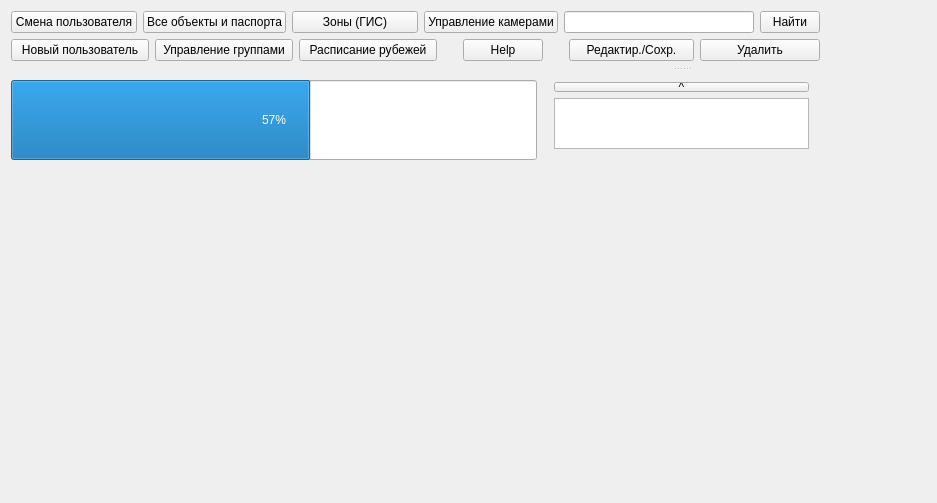
<?xml version="1.0" encoding="UTF-8"?>
<ui version="4.0">
 <class>Mainwindow2</class>
 <widget class="QWidget" name="Mainwindow2">
  <property name="geometry">
   <rect>
    <x>0</x>
    <y>0</y>
    <width>937</width>
    <height>503</height>
   </rect>
  </property>
  <property name="windowTitle">
   <string>sEye 1.0</string>
  </property>
  <widget class="QWidget" name="centralWidget">
   <property name="geometry">
    <rect>
     <x>0</x>
     <y>0</y>
     <width>831</width>
     <height>171</height>
    </rect>
   </property>
   <layout class="QGridLayout" name="gridLayout">
    <item row="0" column="0" colspan="2">
     <layout class="QVBoxLayout" name="verticalLayout_4">
      <item>
       <layout class="QHBoxLayout" name="horizontalLayout">
        <item>
         <widget class="QPushButton" name="pushButton_3">
          <property name="text">
           <string>Смена пользователя</string>
          </property>
         </widget>
        </item>
        <item>
         <widget class="QPushButton" name="pushButton_5">
          <property name="text">
           <string>Все объекты и паспорта</string>
          </property>
         </widget>
        </item>
        <item>
         <widget class="QPushButton" name="pushButton">
          <property name="text">
           <string>Зоны (ГИС)</string>
          </property>
         </widget>
        </item>
        <item>
         <widget class="QPushButton" name="pushButton_17">
          <property name="text">
           <string>Управление камерами</string>
          </property>
         </widget>
        </item>
        <item>
         <widget class="QLineEdit" name="lineEdit">
          <property name="minimumSize">
           <size>
            <width>190</width>
            <height>0</height>
           </size>
          </property>
          <property name="maximumSize">
           <size>
            <width>190</width>
            <height>16777215</height>
           </size>
          </property>
         </widget>
        </item>
        <item>
         <widget class="QPushButton" name="pushButton_4">
          <property name="minimumSize">
           <size>
            <width>60</width>
            <height>0</height>
           </size>
          </property>
          <property name="maximumSize">
           <size>
            <width>60</width>
            <height>16777215</height>
           </size>
          </property>
          <property name="text">
           <string>Найти</string>
          </property>
         </widget>
        </item>
       </layout>
      </item>
      <item>
       <layout class="QHBoxLayout" name="horizontalLayout_2">
        <item>
         <widget class="QPushButton" name="pushButton_2">
          <property name="text">
           <string>Новый пользователь</string>
          </property>
         </widget>
        </item>
        <item>
         <widget class="QPushButton" name="pushButton_15">
          <property name="text">
           <string>Управление группами</string>
          </property>
         </widget>
        </item>
        <item>
         <widget class="QPushButton" name="pushButton_13">
          <property name="text">
           <string>Расписание рубежей</string>
          </property>
         </widget>
        </item>
        <item>
         <widget class="QDialogButtonBox" name="buttonBox">
          <property name="sizePolicy">
           <sizepolicy hsizetype="Maximum" vsizetype="Fixed">
            <horstretch>0</horstretch>
            <verstretch>0</verstretch>
           </sizepolicy>
          </property>
          <property name="minimumSize">
           <size>
            <width>120</width>
            <height>0</height>
           </size>
          </property>
          <property name="standardButtons">
           <set>QDialogButtonBox::Help</set>
          </property>
          <property name="centerButtons">
           <bool>true</bool>
          </property>
         </widget>
        </item>
        <item>
         <widget class="QPushButton" name="pushButton_18">
          <property name="minimumSize">
           <size>
            <width>125</width>
            <height>0</height>
           </size>
          </property>
          <property name="maximumSize">
           <size>
            <width>125</width>
            <height>16777215</height>
           </size>
          </property>
          <property name="text">
           <string>Редактир./Сохр.</string>
          </property>
         </widget>
        </item>
        <item>
         <widget class="QPushButton" name="pushButton_19">
          <property name="minimumSize">
           <size>
            <width>120</width>
            <height>0</height>
           </size>
          </property>
          <property name="maximumSize">
           <size>
            <width>120</width>
            <height>16777215</height>
           </size>
          </property>
          <property name="text">
           <string>Удалить</string>
          </property>
         </widget>
        </item>
       </layout>
      </item>
     </layout>
    </item>
    <item row="1" column="0">
     <layout class="QVBoxLayout" name="verticalLayout">
      <item>
       <widget class="QStackedWidget" name="stackedWidget">
        <property name="currentIndex">
         <number>0</number>
        </property>
        <widget class="QWidget" name="GIS"/>
        <widget class="QWidget" name="Table"/>
       </widget>
      </item>
      <item>
       <widget class="QProgressBar" name="progressBar">
        <property name="minimumSize">
         <size>
          <width>0</width>
          <height>80</height>
         </size>
        </property>
        <property name="value">
         <number>57</number>
        </property>
       </widget>
      </item>
     </layout>
    </item>
    <item row="1" column="1">
     <widget class="QSplitter" name="splitter">
      <property name="orientation">
       <enum>Qt::Vertical</enum>
      </property>
      <widget class="QStackedWidget" name="stackedWidget_2">
       <property name="minimumSize">
        <size>
         <width>255</width>
         <height>0</height>
        </size>
       </property>
       <property name="maximumSize">
        <size>
         <width>255</width>
         <height>16777215</height>
        </size>
       </property>
       <property name="currentIndex">
        <number>0</number>
       </property>
       <widget class="QWidget" name="Object">
        <widget class="QWidget" name="layoutWidget">
         <property name="geometry">
          <rect>
           <x>0</x>
           <y>0</y>
           <width>257</width>
           <height>130</height>
          </rect>
         </property>
         <layout class="QVBoxLayout" name="verticalLayout_3">
          <item>
           <widget class="QPushButton" name="pushButton_10">
            <property name="text">
             <string>Добавить паспорт</string>
            </property>
           </widget>
          </item>
          <item>
           <widget class="QPushButton" name="pushButton_14">
            <property name="text">
             <string>Добавить объект</string>
            </property>
           </widget>
          </item>
          <item>
           <widget class="QPushButton" name="pushButton_8">
            <property name="text">
             <string>Создать зону</string>
            </property>
           </widget>
          </item>
          <item>
           <widget class="QPushButton" name="pushButton_9">
            <property name="text">
             <string>Добавить правило</string>
            </property>
           </widget>
          </item>
         </layout>
        </widget>
       </widget>
       <widget class="QWidget" name="Zone"/>
      </widget>
      <widget class="QWidget" name="layoutWidget">
       <layout class="QVBoxLayout" name="verticalLayout_2">
        <item>
         <widget class="QPushButton" name="pushButton_6">
          <property name="maximumSize">
           <size>
            <width>16777215</width>
            <height>10</height>
           </size>
          </property>
          <property name="text">
           <string>^</string>
          </property>
         </widget>
        </item>
        <item>
         <widget class="QListView" name="Notifications">
          <property name="minimumSize">
           <size>
            <width>255</width>
            <height>1</height>
           </size>
          </property>
          <property name="maximumSize">
           <size>
            <width>255</width>
            <height>16777215</height>
           </size>
          </property>
         </widget>
        </item>
       </layout>
      </widget>
     </widget>
    </item>
   </layout>
  </widget>
 </widget>
 <layoutdefault spacing="6" margin="11"/>
 <resources/>
 <connections/>
</ui>
